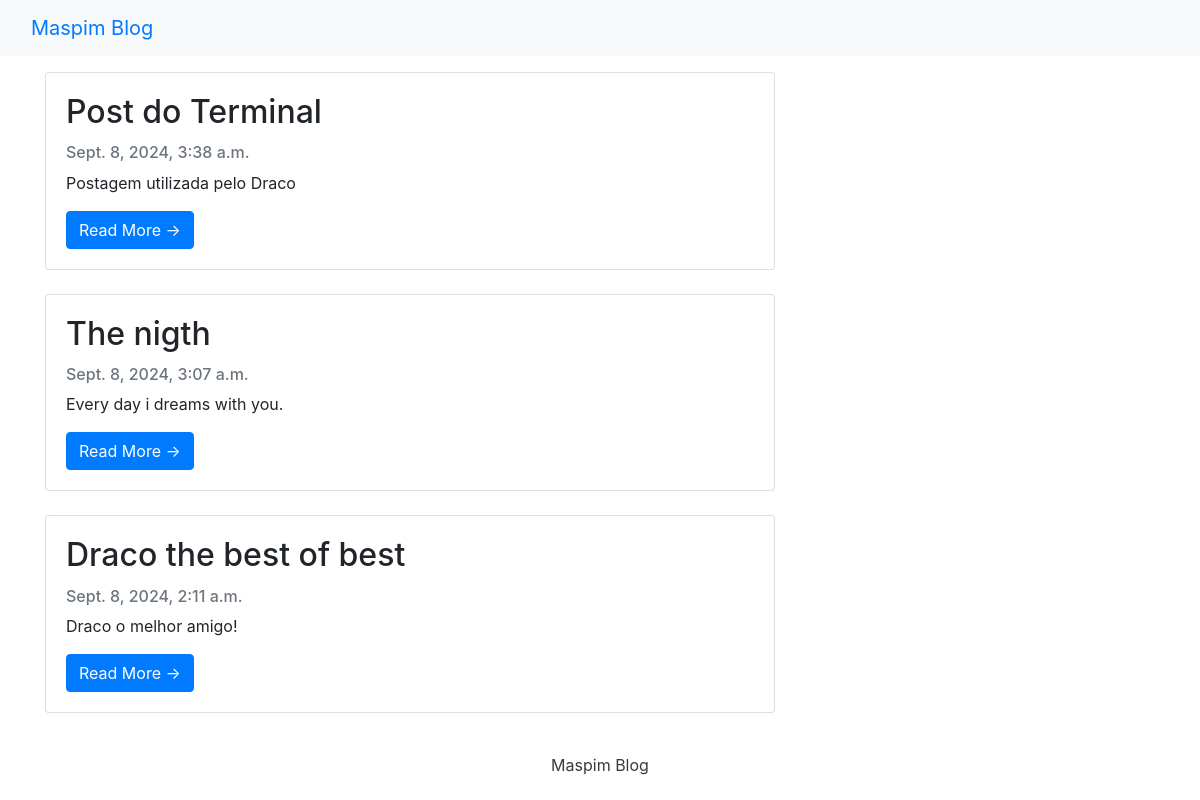
The page / on the database its author committed.
### app_blog/models.py (models this page shows, shortened)
class Post(models.Model):
    title = models.CharField(max_length=255)
    slug = models.SlugField(max_length=255,unique=True)
    content = models.TextField()
    published = models.BooleanField(default=True)
    date = models.DateTimeField(auto_now_add=True)
    class Meta:
        ordering = ["-date"]

### app_blog/views.py (the view)
# urls.py: path('', PostList.as_view(), name="index"),
class PostList(ListView):
    model = Post
    template_name = "index.html"
    queryset = Post.objects.filter(published=True)

### templates/index.html
{% extends "base.html" %}
{% block content %}
<div class="container">
    <div class="row">
        <div class="col-md-8 mt-3 left">
            {% for post in post_list %}
            <div class="card mb-4">
                <div class="card-body">
                    <h2 class="card-title">{{ post.title }}</h2>
                    <p class="card-text text-muted h6">{{ post.date }}</p>
                    <p class="card-text">{{ post.content|slice:":200" }}</p>
                    <a href="{% url 'detail' post.slug %}" class="btn btn-primary">Read More &rarr;</a>
                </div>
            </div>
            {% endfor %}
        </div>
    </div>
</div>
{% endblock %}

### templates/base.html (shortened to what this page needs)
<!DOCTYPE html>
<html>
<head>
    <link rel="stylesheet" href="https://cdn.jsdelivr.net/npm/bootstrap@4.0.0/dist/css/bootstrap.min.css">
</head>
<body>
    <nav class="navbar navbar-expand-lg navbar-ligth bg-light shadow" id="mainNav">
        <div class="container-fluid">
            <a class="navbar-brand" href="{% url 'index' %}">Maspim Blog</a>
        </div>
    </nav>
    {% block content %}
    {% endblock content %}
    <footer class="py-3 bg-grey">
        <p class="m-0 text-dark text-center ">Maspim Blog</p>
    </footer>
</body>
</html>

### rows shown on the page
Post: title "Post do Terminal", date "Sept. 8, 2024, 3:38 a.m.", content "Postagem utilizada pelo Draco"
Post: title "The nigth", date "Sept. 8, 2024, 3:07 a.m.", content "Every day i dreams with you."
Post: title "Draco the best of best", date "Sept. 8, 2024, 2:11 a.m.", content "Draco o melhor amigo!"
